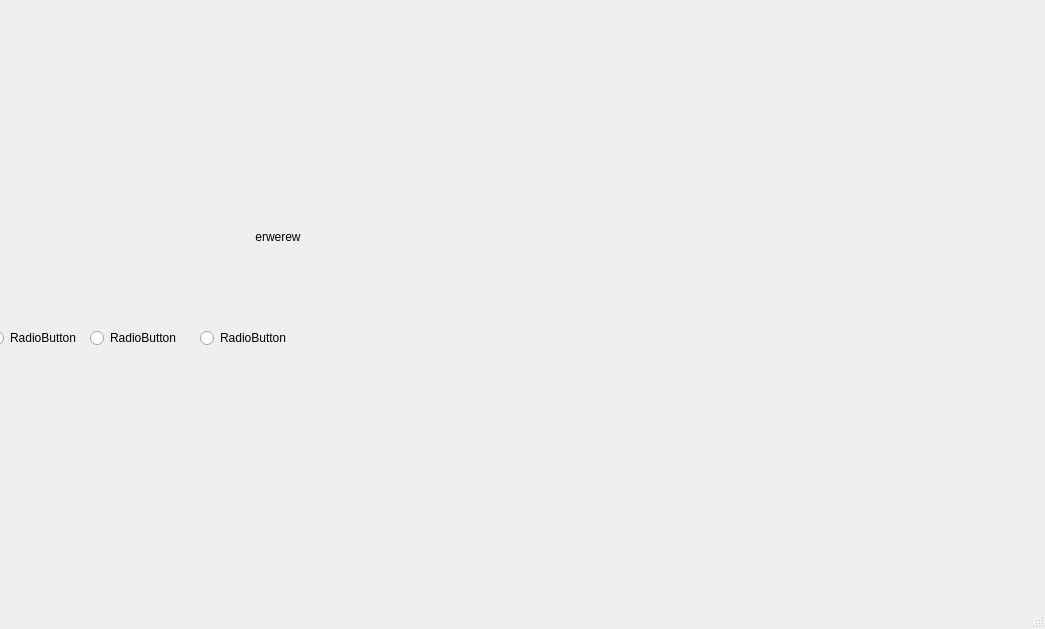
<?xml version="1.0" encoding="UTF-8"?>
<ui version="4.0">
 <class>MainWindow</class>
 <widget class="QMainWindow" name="MainWindow">
  <property name="geometry">
   <rect>
    <x>0</x>
    <y>0</y>
    <width>1045</width>
    <height>629</height>
   </rect>
  </property>
  <property name="windowTitle">
   <string>MainWindow</string>
  </property>
  <widget class="QWidget" name="centralwidget">
   <widget class="QWidget" name="widget" native="true">
    <property name="geometry">
     <rect>
      <x>90</x>
      <y>180</y>
      <width>120</width>
      <height>80</height>
     </rect>
    </property>
    <property name="layoutDirection">
     <enum>Qt::LeftToRight</enum>
    </property>
   </widget>
   <widget class="QWidget" name="widget_2" native="true">
    <property name="geometry">
     <rect>
      <x>320</x>
      <y>150</y>
      <width>431</width>
      <height>331</height>
     </rect>
    </property>
    <widget class="QWidget" name="widget_3" native="true">
     <property name="geometry">
      <rect>
       <x>0</x>
       <y>0</y>
       <width>120</width>
       <height>80</height>
      </rect>
     </property>
    </widget>
    <widget class="QWidget" name="widget_4" native="true">
     <property name="geometry">
      <rect>
       <x>210</x>
       <y>20</y>
       <width>120</width>
       <height>80</height>
      </rect>
     </property>
    </widget>
    <widget class="QWidget" name="widget_5" native="true">
     <property name="geometry">
      <rect>
       <x>0</x>
       <y>189</y>
       <width>201</width>
       <height>141</height>
      </rect>
     </property>
    </widget>
   </widget>
   <widget class="QLabel" name="label">
    <property name="geometry">
     <rect>
      <x>250</x>
      <y>230</y>
      <width>56</width>
      <height>12</height>
     </rect>
    </property>
    <property name="styleSheet">
     <string notr="true"/>
    </property>
    <property name="text">
     <string>&lt;html&gt;&lt;head/&gt;&lt;body&gt;&lt;p align=&quot;center&quot;&gt;erwerew&lt;br/&gt;&lt;/p&gt;&lt;/body&gt;&lt;/html&gt;</string>
    </property>
   </widget>
   <widget class="QRadioButton" name="radioButton">
    <property name="geometry">
     <rect>
      <x>-10</x>
      <y>330</y>
      <width>90</width>
      <height>16</height>
     </rect>
    </property>
    <property name="text">
     <string>RadioButton</string>
    </property>
   </widget>
   <widget class="QRadioButton" name="radioButton_2">
    <property name="geometry">
     <rect>
      <x>90</x>
      <y>330</y>
      <width>90</width>
      <height>16</height>
     </rect>
    </property>
    <property name="text">
     <string>RadioButton</string>
    </property>
   </widget>
   <widget class="QRadioButton" name="radioButton_3">
    <property name="geometry">
     <rect>
      <x>200</x>
      <y>330</y>
      <width>90</width>
      <height>16</height>
     </rect>
    </property>
    <property name="text">
     <string>RadioButton</string>
    </property>
   </widget>
  </widget>
  <widget class="QMenuBar" name="menubar">
   <property name="geometry">
    <rect>
     <x>0</x>
     <y>0</y>
     <width>1045</width>
     <height>21</height>
    </rect>
   </property>
  </widget>
  <widget class="QStatusBar" name="statusbar"/>
 </widget>
 <resources/>
 <connections/>
</ui>
